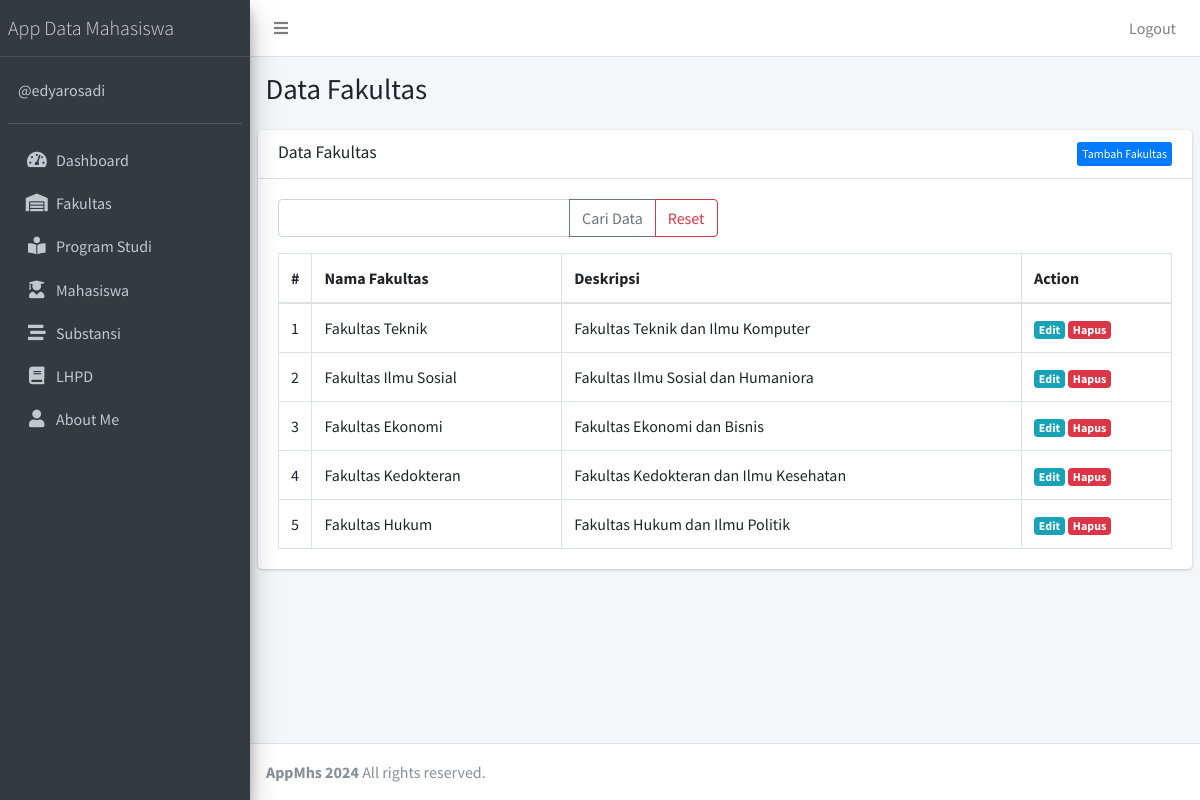
Screenshot of /fakultas (signed in) with the database file from the repository.
### tables this page shows
CREATE TABLE `fakultas` (
  `FakultasID` int NOT NULL,
  `NamaFakultas` varchar(100) NOT NULL,
  `Deskripsi` text
);

### app/core/Controller.php (called while the page is built, shortened)
<?php
class Controller
{
    public function view($view, $data = [])
    {
        require_once '../app/views/' . $view . '.php';
    }
    public function model($model)
    {
        return new $model;
    }
}

### app/controllers/Fakultas.php (called while the page is built, shortened)
<?php
class Fakultas extends Controller
{
    public function index()
    {
        $data['title'] = 'Data Fakultas';
        $data['fakultas'] = $this->model('FakultasModel')->getAllFakultas();
        $this->view('fakultas/index', $data);
    }
}

### app/core/App.php (called while the page is built, shortened)
<?php
class App
{
    protected $method = 'index';
    protected $params = [];
    public function __construct()
    {
        $this->controller = new $this->controller;
        call_user_func_array([$this->controller, $this->method], $this->params);
    }
}

### public/index.php (called while the page is built, shortened)
<?php
$app = new App;

### app/core/Database.php (called while the page is built, shortened)
<?php
class Database
{
    private $host = DB_HOST;
    private $user = DB_USER;
    private $pass = DB_PASS;
    private $dbnm = DB_NAME;
    private $dbh;
    private $stmt;
    public function __construct()
    {
        $dsn = 'mysql:host=' . $this->host . ';dbname=' . $this->dbnm;
        $option = [
            PDO::ATTR_PERSISTENT => true,
            PDO::ATTR_ERRMODE => PDO::ERRMODE_EXCEPTION
        ];
        try {
            $this->dbh = new PDO($dsn, $this->user, $this->pass, $option);
        } catch (PDOException $e) {
            die($e->getMessage());
        }
    }
    public function query($query)
    {
        $this->stmt = $this->dbh->prepare($query);
    }
    public function execute()
    {
        $this->stmt->execute();
    }
    public function resultSet()
    {
        $this->execute();
        return $this->stmt->fetchAll(PDO::FETCH_ASSOC);
    }
}

### app/models/FakultasModel.php (called while the page is built, shortened)
<?php
class FakultasModel
{
    private $table = 'fakultas';
    private $db;
    public function __construct()
    {
        $this->db = new Database;
    }
    public function getAllFakultas()
    {
        $this->db->query('SELECT * FROM ' . $this->table);
        return $this->db->resultSet();
    }
}

### app/views/fakultas/index.php (the view, shortened to what this page needs)
<div class="content-wrapper">
    <section class="content-header">
        <div class="container-fluid">
            <div class="row mb-2">
                <div class="col-sm-6">
                    <h1><?= $data['title']; ?></h1>
                </div>
            </div>
        </div>
    </section>
    <section class="content">
        <div class="card">
            <div class="card-header">
                <h3 class="card-title"><?= $data['title'] ?></h3> <a href="<?= base_url; ?>/fakultas/tambah" class="btn float-right btn-xs btn btn-primary">Tambah Fakultas</a>
            </div>
            <div class="card-body">
                <form action="<?= base_url; ?>/fakultas/cari" method="post">
                    <div class="row mb-3">
                        <div class="col-lg-6">
                            <div class="input-group">
                                <input type="text" class="form-control" placeholder="" name="key">
                                <div class="input-group-append">
                                    <button class="btn btn-outline-secondary" type="submit">Cari Data</button>
                                    <a class="btn btn-outline-danger" href="<?= base_url; ?>/kategori">Reset</a>
                                </div>
                            </div>
                        </div>
                    </div>
                </form>
                <table class="table table-bordered">
                    <thead>
                        <tr>
                            <th style="width: 10px">#</th>
                            <th>Nama Fakultas</th>
                            <th>Deskripsi</th>
                            <th style="width: 150px">Action</th>
                        </tr>
                    </thead>
                    <tbody>
                        <?php $no = 1; ?>
                        <?php foreach ($data['fakultas'] as $row) : ?>
                            <tr>
                                <td><?= $no; ?></td>
                                <td><?= $row['NamaFakultas']; ?></td>
                                <td><?= $row['Deskripsi']; ?></td>
                                <td>
                                    <a href="<?= base_url; ?>/fakultas/edit/<?= $row['FakultasID'] ?>" class="badge badge-info ">Edit</a>
                                    <a href="<?= base_url; ?>/fakultas/hapus/<?= $row['FakultasID'] ?>" class="badge badge-danger" onclick="return confirm('Hapus data?');">Hapus</a>
                                </td>
                            </tr>
                        <?php $no++;
                        endforeach; ?>
                    </tbody>
                </table>
            </div>
        </div>
    </section>
</div>

### rows the page displays
fakultas: NamaFakultas "Fakultas Teknik", Deskripsi "Fakultas Teknik dan Ilmu Komputer"
fakultas: NamaFakultas "Fakultas Ilmu Sosial", Deskripsi "Fakultas Ilmu Sosial dan Humaniora"
fakultas: NamaFakultas "Fakultas Ekonomi", Deskripsi "Fakultas Ekonomi dan Bisnis"
fakultas: NamaFakultas "Fakultas Kedokteran", Deskripsi "Fakultas Kedokteran dan Ilmu Kesehatan"
fakultas: NamaFakultas "Fakultas Hukum", Deskripsi "Fakultas Hukum dan Ilmu Politik"

### other values shown
$data['title'] "Data Fakultas"
